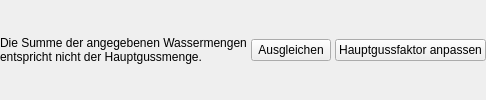
         <widget class="QWidget" name="wdgWarnungMaischplanWasser" native="true">
          <layout class="QHBoxLayout" name="horizontalLayout_14">
           <property name="spacing">
            <number>4</number>
           </property>
           <property name="leftMargin">
            <number>0</number>
           </property>
           <property name="topMargin">
            <number>0</number>
           </property>
           <property name="rightMargin">
            <number>0</number>
           </property>
           <property name="bottomMargin">
            <number>0</number>
           </property>
           <item>
            <widget class="QLabel" name="lblWarnungMaischplanWasser">
             <property name="sizePolicy">
              <sizepolicy hsizetype="Expanding" vsizetype="Preferred">
               <horstretch>0</horstretch>
               <verstretch>0</verstretch>
              </sizepolicy>
             </property>
             <property name="text">
              <string>Die Summe der angegebenen Wassermengen entspricht nicht der Hauptgussmenge.</string>
             </property>
             <property name="wordWrap">
              <bool>true</bool>
             </property>
            </widget>
           </item>
           <item>
            <widget class="PushButton" name="btnMaischplanAusgleichen">
             <property name="text">
              <string>Ausgleichen</string>
             </property>
            </widget>
           </item>
           <item>
            <widget class="PushButton" name="btnMaischplanFaktorAnpassen">
             <property name="text">
              <string>Hauptgussfaktor anpassen</string>
             </property>
            </widget>
           </item>
          </layout>
         </widget>
